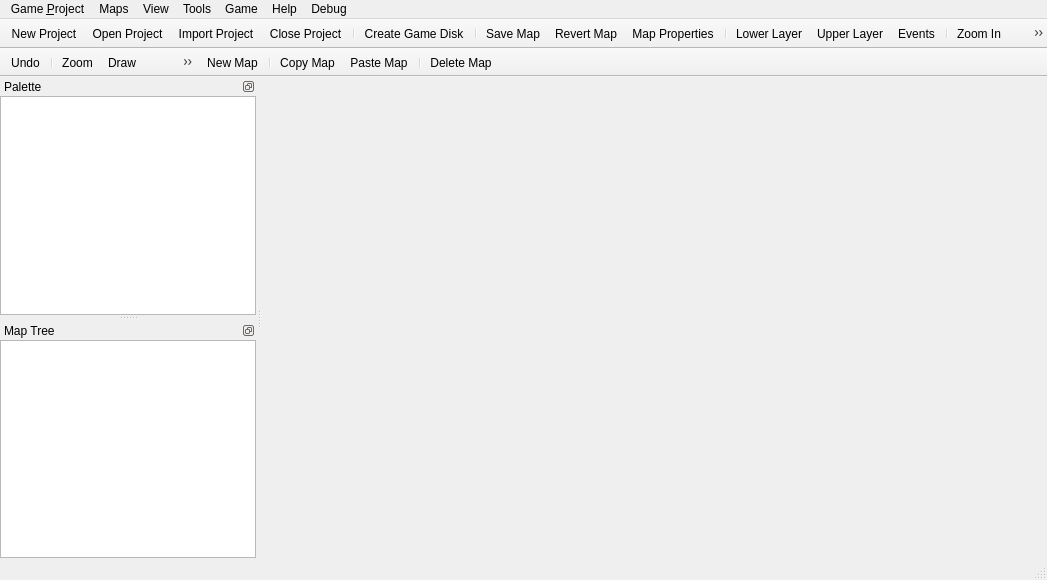
<?xml version="1.0" encoding="UTF-8"?>
<ui version="4.0">
 <class>MainWindow</class>
 <widget class="QMainWindow" name="MainWindow">
  <property name="geometry">
   <rect>
    <x>0</x>
    <y>0</y>
    <width>1047</width>
    <height>580</height>
   </rect>
  </property>
  <property name="windowTitle">
   <string>EasyRPG Editor</string>
  </property>
  <property name="windowIcon">
   <iconset>
    <normaloff>:/icons/share/old_easyrpg.png</normaloff>:/icons/share/old_easyrpg.png</iconset>
  </property>
  <widget class="QWidget" name="centralWidget">
   <layout class="QHBoxLayout" name="layoutCentral">
    <item>
     <widget class="QTabWidget" name="tabMap">
      <property name="documentMode">
       <bool>true</bool>
      </property>
      <property name="tabsClosable">
       <bool>true</bool>
      </property>
      <property name="movable">
       <bool>true</bool>
      </property>
     </widget>
    </item>
   </layout>
  </widget>
  <widget class="QMenuBar" name="menuBar">
   <property name="geometry">
    <rect>
     <x>0</x>
     <y>0</y>
     <width>1047</width>
     <height>36</height>
    </rect>
   </property>
   <widget class="QMenu" name="menuGame">
    <property name="title">
     <string>Game &amp;Project</string>
    </property>
    <addaction name="action_New_Project"/>
    <addaction name="action_Open_Project"/>
    <addaction name="actionImport_Project"/>
    <addaction name="action_Close_Project"/>
    <addaction name="separator"/>
    <addaction name="actionCreate_Game_Disk"/>
    <addaction name="separator"/>
    <addaction name="action_Quit"/>
   </widget>
   <widget class="QMenu" name="menuMaps">
    <property name="title">
     <string>Maps</string>
    </property>
    <widget class="QMenu" name="menuEdition_Mode">
     <property name="title">
      <string>Edition &amp;Mode</string>
     </property>
     <addaction name="action_Lower_Layer"/>
     <addaction name="action_Upper_Layer"/>
     <addaction name="action_Events"/>
    </widget>
    <widget class="QMenu" name="menuZoom">
     <property name="title">
      <string>&amp;Zoom</string>
     </property>
     <addaction name="actionScale_1_1"/>
     <addaction name="actionZoomIn"/>
     <addaction name="actionZoomOut"/>
    </widget>
    <addaction name="action_Save_Map"/>
    <addaction name="actionRevert_Map"/>
    <addaction name="separator"/>
    <addaction name="menuEdition_Mode"/>
    <addaction name="menuZoom"/>
   </widget>
   <widget class="QMenu" name="menuTools">
    <property name="title">
     <string>Tools</string>
    </property>
    <addaction name="actionData_Base"/>
    <addaction name="actionResource_Manager"/>
    <addaction name="actionJukebox"/>
    <addaction name="actionSearch"/>
    <addaction name="action_Script_Editor"/>
   </widget>
   <widget class="QMenu" name="menuGame2">
    <property name="title">
     <string>Game</string>
    </property>
    <addaction name="action_Play_Test"/>
    <addaction name="separator"/>
    <addaction name="action_Full_Screen"/>
    <addaction name="action_Title_Background"/>
   </widget>
   <widget class="QMenu" name="menuHelp">
    <property name="title">
     <string>Help</string>
    </property>
    <addaction name="actionContents"/>
    <addaction name="separator"/>
    <addaction name="actionAbout"/>
    <addaction name="actionAbout_Qt"/>
   </widget>
   <widget class="QMenu" name="menuView">
    <property name="title">
     <string>View</string>
    </property>
    <addaction name="actionPalette"/>
    <addaction name="actionMap_Tree"/>
   </widget>
   <widget class="QMenu" name="menuDebug">
    <property name="title">
     <string>Debug</string>
    </property>
    <addaction name="actionRtp_Path"/>
    <addaction name="actionEnable_Caching"/>
   </widget>
   <addaction name="menuGame"/>
   <addaction name="menuMaps"/>
   <addaction name="menuView"/>
   <addaction name="menuTools"/>
   <addaction name="menuGame2"/>
   <addaction name="menuHelp"/>
   <addaction name="menuDebug"/>
  </widget>
  <widget class="QToolBar" name="mainToolBar">
   <property name="movable">
    <bool>false</bool>
   </property>
   <property name="floatable">
    <bool>false</bool>
   </property>
   <attribute name="toolBarArea">
    <enum>TopToolBarArea</enum>
   </attribute>
   <attribute name="toolBarBreak">
    <bool>false</bool>
   </attribute>
   <addaction name="action_New_Project"/>
   <addaction name="action_Open_Project"/>
   <addaction name="actionImport_Project"/>
   <addaction name="action_Close_Project"/>
   <addaction name="separator"/>
   <addaction name="actionCreate_Game_Disk"/>
   <addaction name="separator"/>
   <addaction name="action_Save_Map"/>
   <addaction name="actionRevert_Map"/>
   <addaction name="actionMap_Properties"/>
   <addaction name="separator"/>
   <addaction name="action_Lower_Layer"/>
   <addaction name="action_Upper_Layer"/>
   <addaction name="action_Events"/>
   <addaction name="separator"/>
   <addaction name="actionZoomIn"/>
   <addaction name="actionZoomOut"/>
   <addaction name="actionScale_1_1"/>
   <addaction name="separator"/>
   <addaction name="actionPalette"/>
   <addaction name="actionMap_Tree"/>
   <addaction name="actionJukebox"/>
   <addaction name="separator"/>
   <addaction name="actionData_Base"/>
   <addaction name="action_Script_Editor"/>
   <addaction name="actionResource_Manager"/>
   <addaction name="actionSearch"/>
   <addaction name="separator"/>
   <addaction name="action_Play_Test"/>
   <addaction name="action_Full_Screen"/>
   <addaction name="action_Title_Background"/>
   <addaction name="separator"/>
   <addaction name="actionContents"/>
   <addaction name="separator"/>
  </widget>
  <widget class="QStatusBar" name="statusBar"/>
  <widget class="QDockWidget" name="dockPalette">
   <property name="features">
    <set>QDockWidget::DockWidgetFloatable|QDockWidget::DockWidgetMovable</set>
   </property>
   <property name="windowTitle">
    <string>Palette</string>
   </property>
   <attribute name="dockWidgetArea">
    <number>1</number>
   </attribute>
   <widget class="QWidget" name="dockWidgetContents">
    <layout class="QVBoxLayout" name="layoutDock">
     <property name="spacing">
      <number>0</number>
     </property>
     <property name="leftMargin">
      <number>0</number>
     </property>
     <property name="topMargin">
      <number>0</number>
     </property>
     <property name="rightMargin">
      <number>0</number>
     </property>
     <property name="bottomMargin">
      <number>0</number>
     </property>
     <item>
      <widget class="QWidget" name="widgetBar" native="true">
       <layout class="QVBoxLayout" name="layoutBar">
        <property name="spacing">
         <number>0</number>
        </property>
        <property name="leftMargin">
         <number>0</number>
        </property>
        <property name="topMargin">
         <number>0</number>
        </property>
        <property name="rightMargin">
         <number>0</number>
        </property>
        <property name="bottomMargin">
         <number>0</number>
        </property>
       </layout>
      </widget>
     </item>
     <item>
      <widget class="QGraphicsView" name="graphicsPalette"/>
     </item>
    </layout>
   </widget>
  </widget>
  <widget class="QDockWidget" name="dockMapTree">
   <property name="features">
    <set>QDockWidget::DockWidgetFloatable|QDockWidget::DockWidgetMovable</set>
   </property>
   <property name="allowedAreas">
    <set>Qt::LeftDockWidgetArea|Qt::RightDockWidgetArea</set>
   </property>
   <property name="windowTitle">
    <string>Map Tree</string>
   </property>
   <attribute name="dockWidgetArea">
    <number>1</number>
   </attribute>
   <widget class="QWidget" name="dockWidgetContents2">
    <layout class="QVBoxLayout" name="layoutDock2">
     <property name="spacing">
      <number>0</number>
     </property>
     <property name="leftMargin">
      <number>0</number>
     </property>
     <property name="topMargin">
      <number>0</number>
     </property>
     <property name="rightMargin">
      <number>0</number>
     </property>
     <property name="bottomMargin">
      <number>0</number>
     </property>
     <item>
      <widget class="QWidget" name="widgetBar2" native="true">
       <layout class="QVBoxLayout" name="layoutBar2">
        <property name="spacing">
         <number>0</number>
        </property>
        <property name="leftMargin">
         <number>0</number>
        </property>
        <property name="topMargin">
         <number>0</number>
        </property>
        <property name="rightMargin">
         <number>0</number>
        </property>
        <property name="bottomMargin">
         <number>0</number>
        </property>
       </layout>
      </widget>
     </item>
     <item>
      <widget class="QTreeWidget" name="treeMap">
       <property name="expandsOnDoubleClick">
        <bool>false</bool>
       </property>
       <attribute name="headerVisible">
        <bool>false</bool>
       </attribute>
       <column>
        <property name="text">
         <string>Map Name</string>
        </property>
       </column>
       <column>
        <property name="text">
         <string>Map ID</string>
        </property>
       </column>
      </widget>
     </item>
    </layout>
   </widget>
  </widget>
  <widget class="QToolBar" name="toolBar">
   <property name="minimumSize">
    <size>
     <width>196</width>
     <height>0</height>
    </size>
   </property>
   <property name="maximumSize">
    <size>
     <width>196</width>
     <height>16777215</height>
    </size>
   </property>
   <property name="windowTitle">
    <string>Toolbar</string>
   </property>
   <property name="movable">
    <bool>false</bool>
   </property>
   <attribute name="toolBarArea">
    <enum>TopToolBarArea</enum>
   </attribute>
   <attribute name="toolBarBreak">
    <bool>true</bool>
   </attribute>
   <addaction name="actionUndo"/>
   <addaction name="separator"/>
   <addaction name="actionZoom"/>
   <addaction name="actionDraw"/>
   <addaction name="actionRectangle"/>
   <addaction name="actionCircle"/>
   <addaction name="actionFill"/>
  </widget>
  <widget class="QToolBar" name="toolBar2">
   <property name="windowTitle">
    <string>Toolbar 2</string>
   </property>
   <property name="movable">
    <bool>false</bool>
   </property>
   <attribute name="toolBarArea">
    <enum>TopToolBarArea</enum>
   </attribute>
   <attribute name="toolBarBreak">
    <bool>false</bool>
   </attribute>
   <addaction name="actionNew_Map"/>
   <addaction name="separator"/>
   <addaction name="actionCopy_Map"/>
   <addaction name="actionPaste_Map"/>
   <addaction name="separator"/>
   <addaction name="actionDelete_Map"/>
  </widget>
  <action name="action_Open_Project">
   <property name="icon">
    <iconset>
     <normaloff>:/icons/bright/project-open.svg</normaloff>:/icons/bright/project-open.svg</iconset>
   </property>
   <property name="text">
    <string>&amp;Open Project</string>
   </property>
   <property name="statusTip">
    <string>Open an existing Game Project</string>
   </property>
   <property name="shortcut">
    <string>Ctrl+O</string>
   </property>
  </action>
  <action name="action_New_Project">
   <property name="icon">
    <iconset resource="../../resources/Resources.qrc">
     <normaloff>:/app/easyrpg.png</normaloff>:/app/easyrpg.png</iconset>
   </property>
   <property name="text">
    <string>&amp;New Project</string>
   </property>
   <property name="statusTip">
    <string>Create a new Game Project</string>
   </property>
   <property name="shortcut">
    <string>Ctrl+N</string>
   </property>
  </action>
  <action name="action_Close_Project">
   <property name="icon">
    <iconset>
     <normaloff>:/icons/bright/project-close.svg</normaloff>:/icons/bright/project-close.svg</iconset>
   </property>
   <property name="text">
    <string>&amp;Close Project</string>
   </property>
   <property name="statusTip">
    <string>Close current opened Game Project</string>
   </property>
   <property name="shortcut">
    <string>Ctrl+X</string>
   </property>
  </action>
  <action name="actionCreate_Game_Disk">
   <property name="icon">
    <iconset resource="../../resources/Resources.qrc">
     <normaloff>:/app/easyrpg.png</normaloff>:/app/easyrpg.png</iconset>
   </property>
   <property name="text">
    <string>Create Game &amp;Disk</string>
   </property>
   <property name="statusTip">
    <string>Generate game installation executable</string>
   </property>
  </action>
  <action name="action_Quit">
   <property name="icon">
    <iconset>
     <normaloff>:/icons/share/old_quit.png</normaloff>:/icons/share/old_quit.png</iconset>
   </property>
   <property name="text">
    <string>&amp;Quit</string>
   </property>
   <property name="statusTip">
    <string>Quit EasyRPG</string>
   </property>
  </action>
  <action name="action_Save_Map">
   <property name="icon">
    <iconset>
     <normaloff>:/icons/bright/map-save.svg</normaloff>:/icons/bright/map-save.svg</iconset>
   </property>
   <property name="text">
    <string>&amp;Save Map</string>
   </property>
   <property name="toolTip">
    <string>Save current Map</string>
   </property>
   <property name="statusTip">
    <string>Save all changes done in maps</string>
   </property>
   <property name="shortcut">
    <string>Ctrl+S</string>
   </property>
  </action>
  <action name="actionRevert_Map">
   <property name="icon">
    <iconset>
     <normaloff>:/icons/bright/map-revert.svg</normaloff>:/icons/bright/map-revert.svg</iconset>
   </property>
   <property name="text">
    <string>&amp;Revert Map</string>
   </property>
   <property name="toolTip">
    <string>Revert currentl Map</string>
   </property>
   <property name="statusTip">
    <string>Revert changes on all maps</string>
   </property>
   <property name="shortcut">
    <string>Ctrl+R</string>
   </property>
  </action>
  <action name="action_Lower_Layer">
   <property name="checkable">
    <bool>true</bool>
   </property>
   <property name="icon">
    <iconset resource="../../resources/Resources.qrc">
     <normaloff>:/bright/layer-low</normaloff>:/bright/layer-low</iconset>
   </property>
   <property name="text">
    <string>&amp;Lower Layer</string>
   </property>
   <property name="statusTip">
    <string>Edit lower layer mode</string>
   </property>
   <property name="shortcut">
    <string>F5</string>
   </property>
  </action>
  <action name="action_Upper_Layer">
   <property name="checkable">
    <bool>true</bool>
   </property>
   <property name="icon">
    <iconset resource="../../resources/Resources.qrc">
     <normaloff>:/bright/layer-high</normaloff>:/bright/layer-high</iconset>
   </property>
   <property name="text">
    <string>&amp;Upper Layer</string>
   </property>
   <property name="statusTip">
    <string>Edit upper layer mode</string>
   </property>
   <property name="shortcut">
    <string>F6</string>
   </property>
  </action>
  <action name="action_Events">
   <property name="checkable">
    <bool>true</bool>
   </property>
   <property name="icon">
    <iconset resource="../../resources/Resources.qrc">
     <normaloff>:/bright/layer-event</normaloff>:/bright/layer-event</iconset>
   </property>
   <property name="text">
    <string>&amp;Events</string>
   </property>
   <property name="statusTip">
    <string>Edit events mode</string>
   </property>
   <property name="shortcut">
    <string>F7</string>
   </property>
  </action>
  <action name="actionScale_1_1">
   <property name="icon">
    <iconset>
     <normaloff>:/icons/bright/zoom-original.svg</normaloff>:/icons/bright/zoom-original.svg</iconset>
   </property>
   <property name="text">
    <string>&amp;Zoom 100%</string>
   </property>
   <property name="toolTip">
    <string>Zoom 100%</string>
   </property>
   <property name="statusTip">
    <string>Scale 200%</string>
   </property>
  </action>
  <action name="actionZoomIn">
   <property name="icon">
    <iconset>
     <normaloff>:/icons/bright/zoom-in.svg</normaloff>:/icons/bright/zoom-in.svg</iconset>
   </property>
   <property name="text">
    <string>Zoom &amp;In</string>
   </property>
   <property name="toolTip">
    <string>Zoom In</string>
   </property>
   <property name="statusTip">
    <string>Scale 100%</string>
   </property>
   <property name="shortcut">
    <string>+</string>
   </property>
  </action>
  <action name="actionZoomOut">
   <property name="icon">
    <iconset>
     <normaloff>:/icons/bright/zoom-out.svg</normaloff>:/icons/bright/zoom-out.svg</iconset>
   </property>
   <property name="text">
    <string>Zoom &amp;Out</string>
   </property>
   <property name="toolTip">
    <string>Zoom Out</string>
   </property>
   <property name="statusTip">
    <string>Scale 50%</string>
   </property>
   <property name="shortcut">
    <string>-</string>
   </property>
  </action>
  <action name="actionData_Base">
   <property name="icon">
    <iconset>
     <normaloff>:/icons/bright/database.svg</normaloff>:/icons/bright/database.svg</iconset>
   </property>
   <property name="text">
    <string>Data Base</string>
   </property>
   <property name="statusTip">
    <string>Open Data Base editor</string>
   </property>
   <property name="shortcut">
    <string>F8</string>
   </property>
  </action>
  <action name="actionResource_Manager">
   <property name="icon">
    <iconset>
     <normaloff>:/icons/bright/resources.svg</normaloff>:/icons/bright/resources.svg</iconset>
   </property>
   <property name="text">
    <string>Resource Manager</string>
   </property>
   <property name="statusTip">
    <string>Open Resource Manager</string>
   </property>
  </action>
  <action name="actionJukebox">
   <property name="icon">
    <iconset>
     <normaloff>:/icons/bright/audio.svg</normaloff>:/icons/bright/audio.svg</iconset>
   </property>
   <property name="text">
    <string>Jukebox</string>
   </property>
   <property name="statusTip">
    <string>Play music while you work</string>
   </property>
  </action>
  <action name="actionSearch">
   <property name="icon">
    <iconset>
     <normaloff>:/icons/bright/edit-find.svg</normaloff>:/icons/bright/edit-find.svg</iconset>
   </property>
   <property name="text">
    <string>Search</string>
   </property>
   <property name="statusTip">
    <string>Search inside your Game Project</string>
   </property>
  </action>
  <action name="action_Play_Test">
   <property name="icon">
    <iconset>
     <normaloff>:/icons/bright/play.svg</normaloff>:/icons/bright/play.svg</iconset>
   </property>
   <property name="text">
    <string>&amp;Play Test</string>
   </property>
   <property name="statusTip">
    <string>Test your Game</string>
   </property>
   <property name="shortcut">
    <string>F4</string>
   </property>
  </action>
  <action name="action_Full_Screen">
   <property name="checkable">
    <bool>true</bool>
   </property>
   <property name="icon">
    <iconset>
     <normaloff>:/icons/bright/fullscreen.svg</normaloff>:/icons/bright/fullscreen.svg</iconset>
   </property>
   <property name="text">
    <string>&amp;Full Screen</string>
   </property>
   <property name="statusTip">
    <string>Test game in fullscreen mode</string>
   </property>
  </action>
  <action name="action_Title_Background">
   <property name="checkable">
    <bool>true</bool>
   </property>
   <property name="icon">
    <iconset>
     <normaloff>:/icons/bright/show-title.svg</normaloff>:/icons/bright/show-title.svg</iconset>
   </property>
   <property name="text">
    <string>&amp;Title Background</string>
   </property>
   <property name="statusTip">
    <string>Show title screen's background on Play Test</string>
   </property>
  </action>
  <action name="actionContents">
   <property name="icon">
    <iconset>
     <normaloff>:/icons/bright/help-about.svg</normaloff>:/icons/bright/help-about.svg</iconset>
   </property>
   <property name="text">
    <string>&amp;Contents</string>
   </property>
   <property name="statusTip">
    <string>View Help contents</string>
   </property>
  </action>
  <action name="actionAbout">
   <property name="text">
    <string>&amp;About</string>
   </property>
   <property name="statusTip">
    <string>About EasyRPG</string>
   </property>
  </action>
  <action name="actionAbout_Qt">
   <property name="text">
    <string>About &amp;Qt</string>
   </property>
   <property name="statusTip">
    <string>About Qt</string>
   </property>
  </action>
  <action name="action_Script_Editor">
   <property name="icon">
    <iconset>
     <normaloff>:/icons/bright/code-context.svg</normaloff>:/icons/bright/code-context.svg</iconset>
   </property>
   <property name="text">
    <string>&amp;Script Editor</string>
   </property>
   <property name="statusTip">
    <string>Open Script Editor</string>
   </property>
  </action>
  <action name="actionPalette">
   <property name="checkable">
    <bool>true</bool>
   </property>
   <property name="checked">
    <bool>true</bool>
   </property>
   <property name="icon">
    <iconset>
     <normaloff>:/icons/bright/palette.svg</normaloff>:/icons/bright/palette.svg</iconset>
   </property>
   <property name="text">
    <string>Palette</string>
   </property>
   <property name="statusTip">
    <string>Show/Hide palette window</string>
   </property>
  </action>
  <action name="actionMap_Tree">
   <property name="checkable">
    <bool>true</bool>
   </property>
   <property name="checked">
    <bool>true</bool>
   </property>
   <property name="icon">
    <iconset>
     <normaloff>:/icons/bright/view-list-tree.svg</normaloff>:/icons/bright/view-list-tree.svg</iconset>
   </property>
   <property name="text">
    <string>Map Tree</string>
   </property>
   <property name="statusTip">
    <string>Show/Hide Map Tree window</string>
   </property>
  </action>
  <action name="actionUndo">
   <property name="icon">
    <iconset>
     <normaloff>:/icons/bright/edit-undo.svg</normaloff>:/icons/bright/edit-undo.svg</iconset>
   </property>
   <property name="text">
    <string>Undo</string>
   </property>
   <property name="toolTip">
    <string>Undo last action</string>
   </property>
   <property name="shortcut">
    <string>Ctrl+Z</string>
   </property>
  </action>
  <action name="actionZoom">
   <property name="checkable">
    <bool>true</bool>
   </property>
   <property name="icon">
    <iconset>
     <normaloff>:/icons/bright/zoom.svg</normaloff>:/icons/bright/zoom.svg</iconset>
   </property>
   <property name="text">
    <string>Zoom</string>
   </property>
   <property name="toolTip">
    <string>Zoom in and out</string>
   </property>
   <property name="shortcut">
    <string>1</string>
   </property>
  </action>
  <action name="actionDraw">
   <property name="checkable">
    <bool>true</bool>
   </property>
   <property name="icon">
    <iconset>
     <normaloff>:/icons/bright/draw-pen.svg</normaloff>:/icons/bright/draw-pen.svg</iconset>
   </property>
   <property name="text">
    <string>Draw</string>
   </property>
   <property name="toolTip">
    <string>Draw in the map with a pen</string>
   </property>
   <property name="shortcut">
    <string>2</string>
   </property>
  </action>
  <action name="actionRectangle">
   <property name="checkable">
    <bool>true</bool>
   </property>
   <property name="icon">
    <iconset>
     <normaloff>:/icons/bright/draw-rectangle.svg</normaloff>:/icons/bright/draw-rectangle.svg</iconset>
   </property>
   <property name="text">
    <string>Rectangle</string>
   </property>
   <property name="toolTip">
    <string>Draw in the map with a rectangle tool</string>
   </property>
   <property name="shortcut">
    <string>3</string>
   </property>
  </action>
  <action name="actionCircle">
   <property name="checkable">
    <bool>true</bool>
   </property>
   <property name="icon">
    <iconset>
     <normaloff>:/icons/bright/draw-circle.svg</normaloff>:/icons/bright/draw-circle.svg</iconset>
   </property>
   <property name="text">
    <string>Circle</string>
   </property>
   <property name="toolTip">
    <string>Draw in a map with a circle tool</string>
   </property>
   <property name="shortcut">
    <string>4</string>
   </property>
  </action>
  <action name="actionFill">
   <property name="checkable">
    <bool>true</bool>
   </property>
   <property name="icon">
    <iconset>
     <normaloff>:/icons/bright/fill-color.svg</normaloff>:/icons/bright/fill-color.svg</iconset>
   </property>
   <property name="text">
    <string>Fill</string>
   </property>
   <property name="toolTip">
    <string>Draw in the map with a fill tool</string>
   </property>
   <property name="shortcut">
    <string>5</string>
   </property>
  </action>
  <action name="actionImport_Project">
   <property name="icon">
    <iconset>
     <normaloff>:/icons/share/old_import.png</normaloff>:/icons/share/old_import.png</iconset>
   </property>
   <property name="text">
    <string>&amp;Import Project</string>
   </property>
  </action>
  <action name="actionRtp_Path">
   <property name="icon">
    <iconset>
     <normaloff>:/icons/share/old_open.png</normaloff>:/icons/share/old_open.png</iconset>
   </property>
   <property name="text">
    <string>Rtp Path</string>
   </property>
   <property name="toolTip">
    <string>warning!: this feature will be disabled once OpenRTP is released</string>
   </property>
  </action>
  <action name="actionMap_Properties">
   <property name="icon">
    <iconset>
     <normaloff>:/icons/bright/map-properties.svg</normaloff>:/icons/bright/map-properties.svg</iconset>
   </property>
   <property name="text">
    <string>Map Properties</string>
   </property>
   <property name="toolTip">
    <string>Edit map properties</string>
   </property>
  </action>
  <action name="actionNew_Map">
   <property name="icon">
    <iconset>
     <normaloff>:/icons/bright/map-new.svg</normaloff>:/icons/bright/map-new.svg</iconset>
   </property>
   <property name="text">
    <string>New Map</string>
   </property>
   <property name="toolTip">
    <string>Create a new map and add it as children of the current map.</string>
   </property>
  </action>
  <action name="actionCopy_Map">
   <property name="icon">
    <iconset>
     <normaloff>:/icons/bright/edit-copy.svg</normaloff>:/icons/bright/edit-copy.svg</iconset>
   </property>
   <property name="text">
    <string>Copy Map</string>
   </property>
   <property name="toolTip">
    <string>Copy selected map.</string>
   </property>
  </action>
  <action name="actionPaste_Map">
   <property name="icon">
    <iconset>
     <normaloff>:/icons/bright/edit-paste.svg</normaloff>:/icons/bright/edit-paste.svg</iconset>
   </property>
   <property name="text">
    <string>Paste Map</string>
   </property>
   <property name="toolTip">
    <string>Paste current copied map as children of the selected map.</string>
   </property>
  </action>
  <action name="actionDelete_Map">
   <property name="icon">
    <iconset>
     <normaloff>:/icons/bright/edit-delete.svg</normaloff>:/icons/bright/edit-delete.svg</iconset>
   </property>
   <property name="text">
    <string>Delete Map</string>
   </property>
   <property name="toolTip">
    <string>Delete selected map.</string>
   </property>
  </action>
  <action name="actionEnable_Caching">
   <property name="checkable">
    <bool>true</bool>
   </property>
   <property name="checked">
    <bool>true</bool>
   </property>
   <property name="text">
    <string>Enable Caching</string>
   </property>
   <property name="toolTip">
    <string>Enable caching in the searchdialog</string>
   </property>
  </action>
 </widget>
 <layoutdefault spacing="6" margin="11"/>
 <resources>
  <include location="../../resources/Resources.qrc"/>
 </resources>
 <connections/>
</ui>
